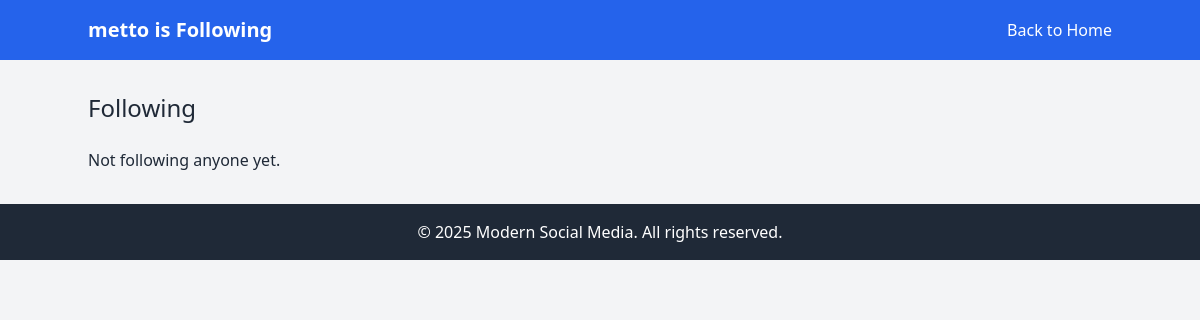
Page /following/1/ (signed in) on the earlier database version.
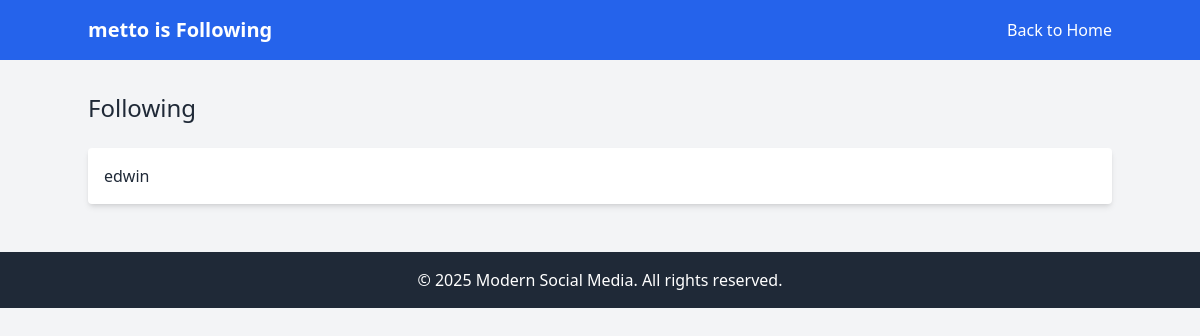
Same page on the later database version.
### media/models.py (models this page shows, shortened)
class Follow(models.Model):
    follower = models.ForeignKey(User, related_name='following', on_delete=models.CASCADE)
    followed = models.ForeignKey(User, related_name='followers', on_delete=models.CASCADE)
    created_at = models.DateTimeField(auto_now_add=True)
    class Meta:
        unique_together = ('follower', 'followed')

### media/views.py (the view)
# urls.py: path('following/<int:user_id>/', views.user_following_view, name='user_following'),
@login_required
def user_following_view(request, user_id):
    user = get_object_or_404(User, id=user_id)
    following = Follow.objects.filter(follower=user)
    context = {'user_profile': user, 'following': following}
    return render(request, 'following.html', context)

### media/templates/following.html (shortened to what this page needs)
<!DOCTYPE html>
<html lang="en">
<head>
    <script src="https://cdn.tailwindcss.com"></script>
</head>
<body class="bg-gray-100 text-gray-800">
    <header class="bg-blue-600 text-white py-4">
        <div class="container mx-auto flex justify-between items-center">
            <h1 class="text-xl font-bold">{{ user_profile.username }} is Following</h1>
            <a href="{% url 'home' %}" class="text-white">Back to Home</a>
        </div>
    </header>
    <main class="container mx-auto py-8">
        <h2 class="text-2xl mb-6">Following</h2>
        <ul>
            {% for follow in following %}
                <li class="bg-white rounded shadow-md p-4 mb-4">
                    {{ follow.followed.username }}
                </li>
            {% empty %}
                <p>Not following anyone yet.</p>
            {% endfor %}
        </ul>
    </main>
    <footer class="bg-gray-800 text-white text-center py-4">
        <p>&copy; 2025 Modern Social Media. All rights reserved.</p>
    </footer>
</body>
</html>

Differences in the rows shown:
added Follow: followed.username "edwin"
Other differences:
text no longer shown: "Not following anyone yet."
